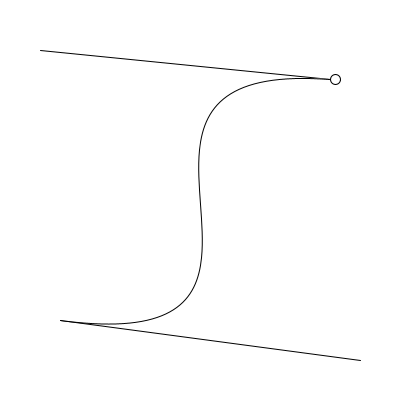
Frame 1 (no input)
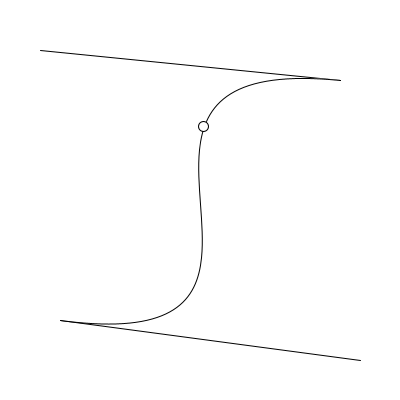
Frame 60 (the mouse pressed at the canvas centre just before this capture)
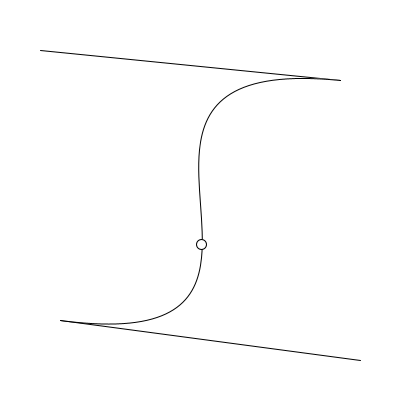
Frame 120 (the mouse held since frame 60 and released just before this capture)

The Processing sketch that drew these frames (run headless with seeded random() and noise(); from frame 60 on, the mouse is pressed at the canvas centre):

// Processing sketch: week03_8
// ── week03_8.pde
//week03-8
void setup()
{
  size(400,400);
}
int x1 = 340, x2=40,x3=360,x4=60;
int y1 = 80,y2=50,y3=360,y4=320;
void draw()
{
  background(255);
  line(x1,y1,x2,y2);
  line(x3,y3,x4,y4);
  bezier(x1,y1,x2,y2,x3,y3,x4,y4);
  float t = frameCount /200.0 % 1;
  float t2 = 1-t;
  float x = x1*1*t2*t2*t2+3*x2*t*t2*t2+3*x3*t*t*t2+x4*t*t*t;
  float y = y1*1*t2*t2*t2+3*y2*t*t2*t2+3*y3*t*t*t2+y4*t*t*t;
  ellipse(x,y,10,10);
}
